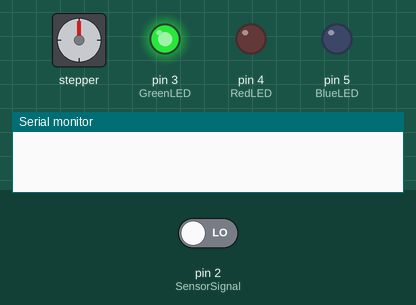
Bench run of a sketch on a simulated Arduino Uno, built with avr-gcc and run on an emulated ATmega328P. Shown: stepper motor, output pins drawn as LEDs (lit = HIGH), the last lines printed to the serial monitor. The inputs (shaded band) are chosen by the test bench; at power-on: pin 2 (SensorSignal) LOW. Stepper angles assume 200 steps per turn.

Above: at 1.2 s.
1.3 s: pin 2 (SensorSignal) driven HIGH
At 1.47 s:
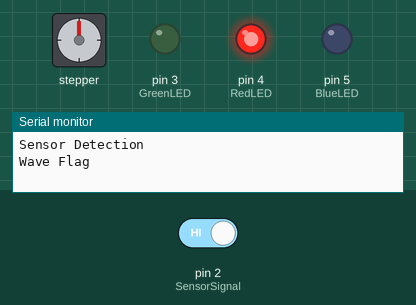
At 3.12 s:
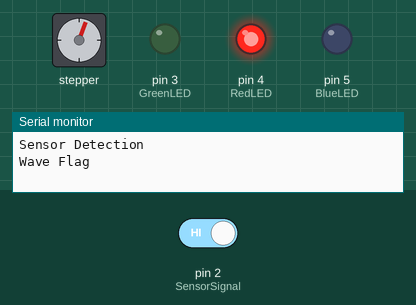
Timing chart, 0 to 21.3 s (numbered marks = the images above; inputs shaded):
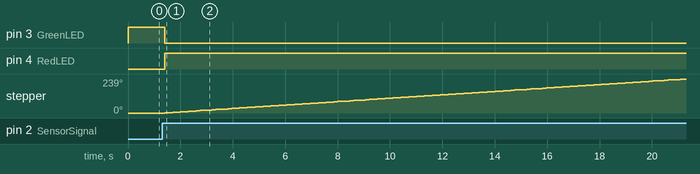

The sketch:

Bird_Shoo3.ino
```cpp
/*
  This is a bird scarecrow - used to shoo the birds from the windows
  It uses a PIR sensor to detect a bird flying into the scene
  Once detected, the code drives a stepper motor to rotate an arm
  waving a streamer to scare the bird away.
  Once the movement times out, the code disables the motor and
  waits for another detection.
 Sketch uses the Adafruit Motor Shield for Arduino v2
 PIR sensor conntected to pin 2
 Stepper moter connected to M1 and M2.  Motor wiring:
   RED=M1; GRN=M1; YEL=M2; BLU=M2
   I use the Kysan Stepper 1124090
    V = 4.2V
    I = 1.5A
    Step = 1.8 deg (step = 360/1.8 = 200)

 There is a tri-coloer LED to identify the state:
  - Green = Waiting for a bird
  - Red = Wave the flag
  - Blue = Wait for reset

 NOTE:  be careful with the PIR sensor.  It has a a POT to
 extend the pulse output. If set too long, this could cause the
 code to end up in a continuous loop.  I made the pulse short
 so that it would time out while the entire movement completes.
 Then the code will start looking for another PIR code trigger.
*/

#include <Wire.h>
#include <Adafruit_MotorShield.h>
#include "utility/Adafruit_MS_PWMServoDriver.h"

// Create the motor shield object with the default I2C address
Adafruit_MotorShield AFMS = Adafruit_MotorShield();
// Or, create it with a different I2C address (say for stacking)
// Adafruit_MotorShield AFMS = Adafruit_MotorShield(0x61);

// Connect a stepper motor with 200 steps per revolution (1.8 degree)
// to motor port #1 (M1 and M2)
Adafruit_StepperMotor *myMotor = AFMS.getStepper(200, 1);

const int SensorSignal = 2; // Input pin D2 (for PIR sensor)
const int GreenLED = 3;     // Output pin D3 (waiting for dection)
const int RedLED = 4;       // Output pin D4 (motor movement cycle)
const int BlueLED = 5;      // Output pin D5 (waiting to reset system)
int sensorValue = 0;        // variable to store if the PIR sensor detected.
// We start, assuming no motion detected for sensor


void setup() {
  Serial.begin(9600);           // set up Serial library at 9600 bps
  pinMode(SensorSignal, INPUT); // declare sense1 as input
  pinMode(GreenLED, OUTPUT);
  pinMode(RedLED, OUTPUT);
  pinMode(BlueLED, OUTPUT);
  AFMS.begin();                 // create with the default frequency 1.6KHz
  //AFMS.begin(1000);           // OR with a different frequency, say 1KHz
  myMotor->setSpeed(2);         // 2 rpm
}

void loop()
{
    // Set LED to state Green - waiting for movement
    digitalWrite(GreenLED, HIGH);
    digitalWrite(RedLED, LOW);
    digitalWrite(BlueLED, LOW);
  sensorValue = digitalRead(SensorSignal);  // Read the PIR sensor
    delay(100);
    // Serial.print("sensorValue: ");         //diagnonstics - comment out
    // Serial.println(sensorValue);
   // Serial.println("No Sensor Detection");

  if (sensorValue == HIGH)
  {
    Serial.println("Sensor Detection");
    //digitalWrite(LED_BUILTIN, HIGH);   // turn the LED on (HIGH is the voltage level)
    // Set LED to state Red - Move the flag
    digitalWrite(GreenLED, LOW);   // turn the LED on (HIGH is the voltage level)
    digitalWrite(RedLED, HIGH);   // turn off LED on (HIGH is the voltage level)
    digitalWrite(BlueLED, LOW);   // turn off LED on (HIGH is the voltage level)


    Serial.println("Wave Flag");
    myMotor->step(365, FORWARD, DOUBLE); // SINGLE, DOUBLE, INTERLEAVE or MICROSTEP
    myMotor->step(226, BACKWARD, DOUBLE);
    delay(1000);
    myMotor->step(365, FORWARD, DOUBLE);
    myMotor->step(226, BACKWARD, DOUBLE);
    // Set LED to state Blue - Reset motor and waiting for reset
    digitalWrite(GreenLED, LOW);   // turn the LED on (HIGH is the voltage level)
    digitalWrite(RedLED, LOW);     // turn off LED on (HIGH is the voltage level)
    digitalWrite(BlueLED, HIGH);   // turn off LED on (HIGH is the voltage level)
    myMotor->release(); // Release the motor and wait for next sense
     //Serial.print("sensorValue: ");  // diagnonstics - comment out
     //Serial.println(sensorValue);
    Serial.println("Shoo Over");
    delay(10000);
    Serial.println("Ready for next bird");

     //Serial.print("sensorValue: ");  // diagnonstics - comment out
     //Serial.println(sensorValue);
     //digitalWrite(LED_BUILTIN, LOW); // turn the LED off by making the voltage LOW

 }
  else
  {
    myMotor->release(); // Release the motor and wait for next sense
    //digitalWrite(LED_BUILTIN, LOW); // turn the LED off by making the voltage LOW
    // Set LED to state Green - waiting for movement
    digitalWrite(GreenLED, HIGH);
    digitalWrite(RedLED, LOW);
    digitalWrite(BlueLED, LOW);

  }
}
```

Measured:
- after the input at 1.3 s, pin 3 (GreenLED): HIGH → LOW after 0.10 s; pin 4 (RedLED): LOW → HIGH after 0.10 s; stepper: keeps turning clockwise at about 12°/s, starting after 0.10 s
